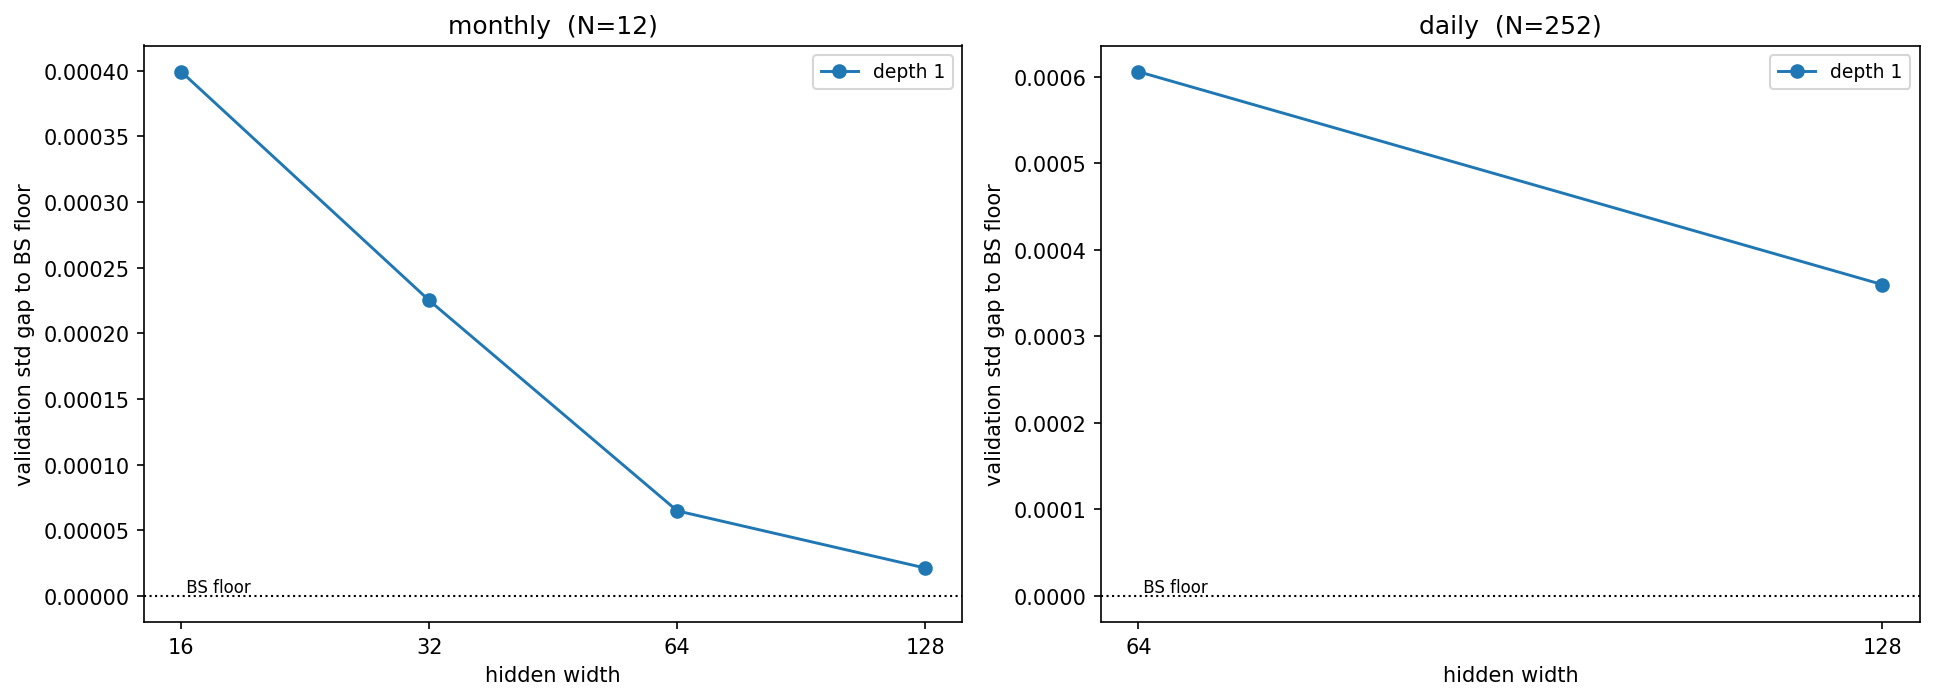

The Python source for this figure:
"""Depth x width sweep with the optimizer held fixed, to see how much architecture matters and
whether one hidden layer reaches the BS floor. Monthly is the cheap scout (full width range);
daily is sampled at a trimmed band. Output: gap-to-floor vs width, one line per depth, per frequency.

Reuses tune.py so training matches the search. Each seed gets its own (paths, init), shared across
architectures, so every config faces the same scenarios; the plotted gap is the mean over seeds."""

import numpy as np
import torch
import matplotlib.pyplot as plt
import os

from project.hyperparameter import tuning as tune

SCRIPT_DIR = os.path.dirname(os.path.abspath(__file__))

# ---- edit here ----
FEATURE_SET = "base"            # the plain delta network; this is the UAT/architecture question

# optimizer fixed at the known-good region so only architecture varies
FIXED = dict(lr=0.03, batch_size=512, step_size=200, gamma=0.5, clip_norm=1.0)

#DEPTHS = [1, 2, 3, 4]
DEPTHS = [1]
WIDTHS = {
    #"monthly": [4, 8, 16, 32, 64, 128],     # cheap: run the full range
    #"daily":   [8, 16, 32, 128],            # ~21x cost: small band + one converged anchor
    "monthly": [16, 32, 64, 128],
    "daily": [64, 128],
}

EPOCHS = 150
N_SEEDS = 3                   # mean over a few inits so one bad seed doesn't spike the curve
N_TRAIN, N_VAL = 8_000, 2_000
# -------------------


def path_sets(freq):
    """One (train, val, bs_floor) per seed for the active frequency, shared across architectures."""
    tune.configure_version(FEATURE_SET, freq)
    sets = []
    for seed in range(N_SEEDS):
        rng = np.random.default_rng(seed)
        S_train = tune.generate_gbm(tune.S0, tune.r, tune.sigma, tune.h, N_TRAIN, tune.N + 1, rng)
        S_val = tune.generate_gbm(tune.S0, tune.r, tune.sigma, tune.h, N_VAL, tune.N + 1, rng)
        sets.append((S_train, S_val, tune.bsm_hedge_pnl(S_val).std()))
    return sets


def sweep(freq):
    """Train every depth x width and return mean gap-to-floor per config."""
    sets = path_sets(freq)
    floor = np.mean([s[2] for s in sets])
    print(f"\n{'=' * 60}\n{freq}  (N={tune.N})   mean BS floor std = {floor:.4f}\n{'=' * 60}")
    print(f"{'depth':>6}{'width':>7}{'gap':>10}{'spread':>9}")

    results = {d: {} for d in DEPTHS}
    for depth in DEPTHS:
        for width in WIDTHS[freq]:
            gaps = []
            for seed in range(N_SEEDS):
                S_train, S_val, bs_std = sets[seed]
                hp = tune.HParams(hidden=width, depth=depth, epochs=EPOCHS, **FIXED)
                torch.manual_seed(seed)
                _, val_std, _ = tune.train_one_config(hp, S_train, S_val)
                gaps.append(val_std - bs_std)
            gaps = np.array(gaps)
            results[depth][width] = (gaps.mean(), gaps.std())
            print(f"{depth:>6}{width:>7}{gaps.mean():>+10.4f}{gaps.std():>9.4f}")
    return results, floor


def plot(all_results):
    """One subplot per frequency: gap-to-floor vs width, a line per depth."""
    freqs = list(all_results.keys())
    fig, axes = plt.subplots(1, len(freqs), figsize=(6.5 * len(freqs), 4.8))
    if len(freqs) == 1:
        axes = [axes]

    for ax, freq in zip(axes, freqs):
        results, _ = all_results[freq]
        for depth in DEPTHS:
            widths = WIDTHS[freq]
            means = [results[depth][w][0] for w in widths]
            ax.plot(widths, means, marker="o", linewidth=1.4, label=f"depth {depth}")
        ax.axhline(0.0, color="black", linestyle=":", linewidth=1.0)
        ax.text(widths[0], 0, " BS floor", va="bottom", ha="left", fontsize=8)
        ax.set_xscale("log", base=2)
        ax.set_xticks(WIDTHS[freq])
        ax.get_xaxis().set_major_formatter(plt.ScalarFormatter())
        ax.set_xlabel("hidden width")
        ax.set_ylabel("validation std gap to BS floor")
        ax.set_title(f"{freq}  (N={12 if freq == 'monthly' else 252})")
        ax.legend(fontsize=9)

    plt.tight_layout()
    out = os.path.join(SCRIPT_DIR, "architecture_sweep.png")
    plt.savefig(out, dpi=150, bbox_inches="tight")
    plt.close()
    print(f"\nPlot saved to {out}")


if __name__ == "__main__":
    all_results = {}
    for freq in ["monthly", "daily"]:
        all_results[freq] = sweep(freq)
    plot(all_results)
